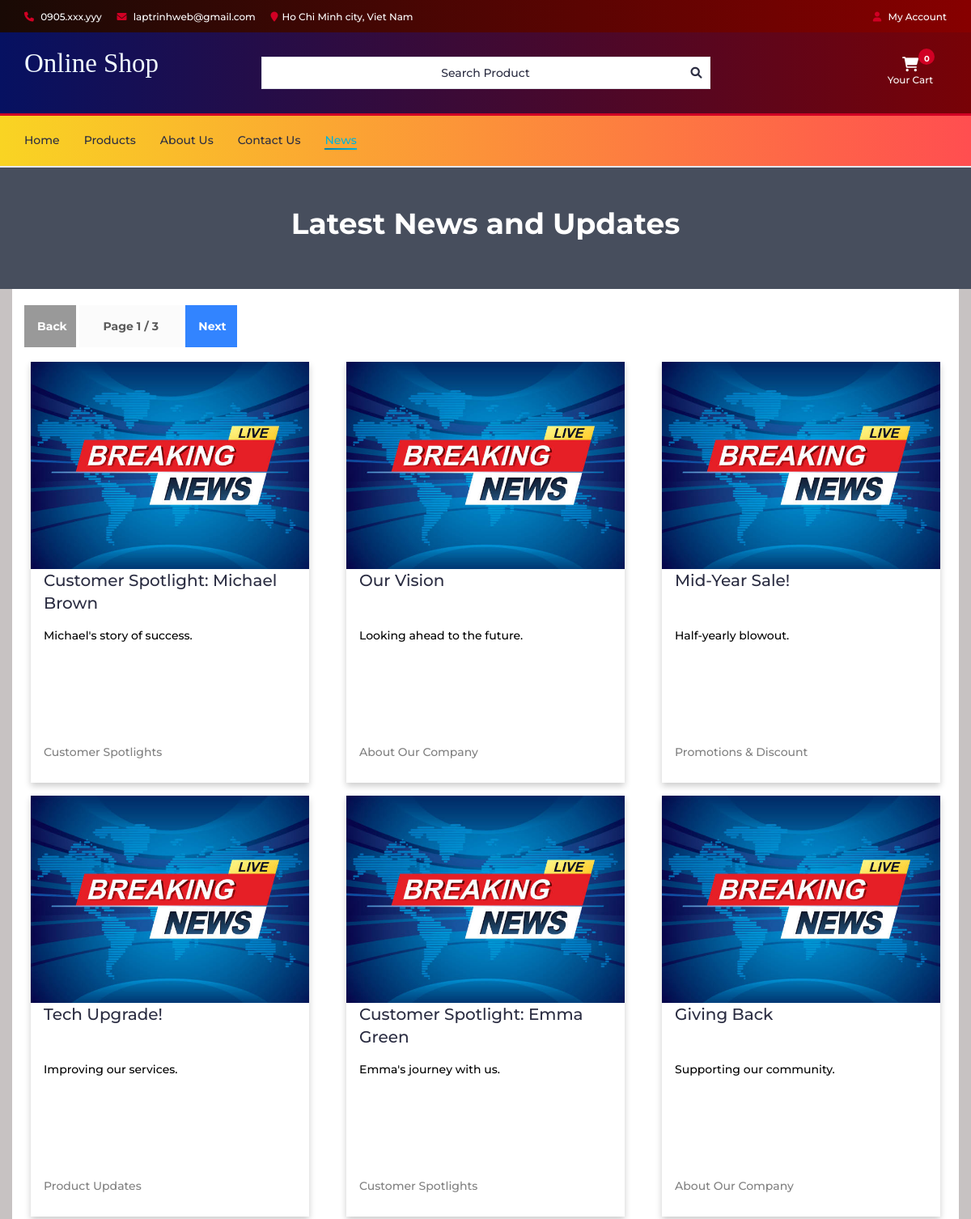
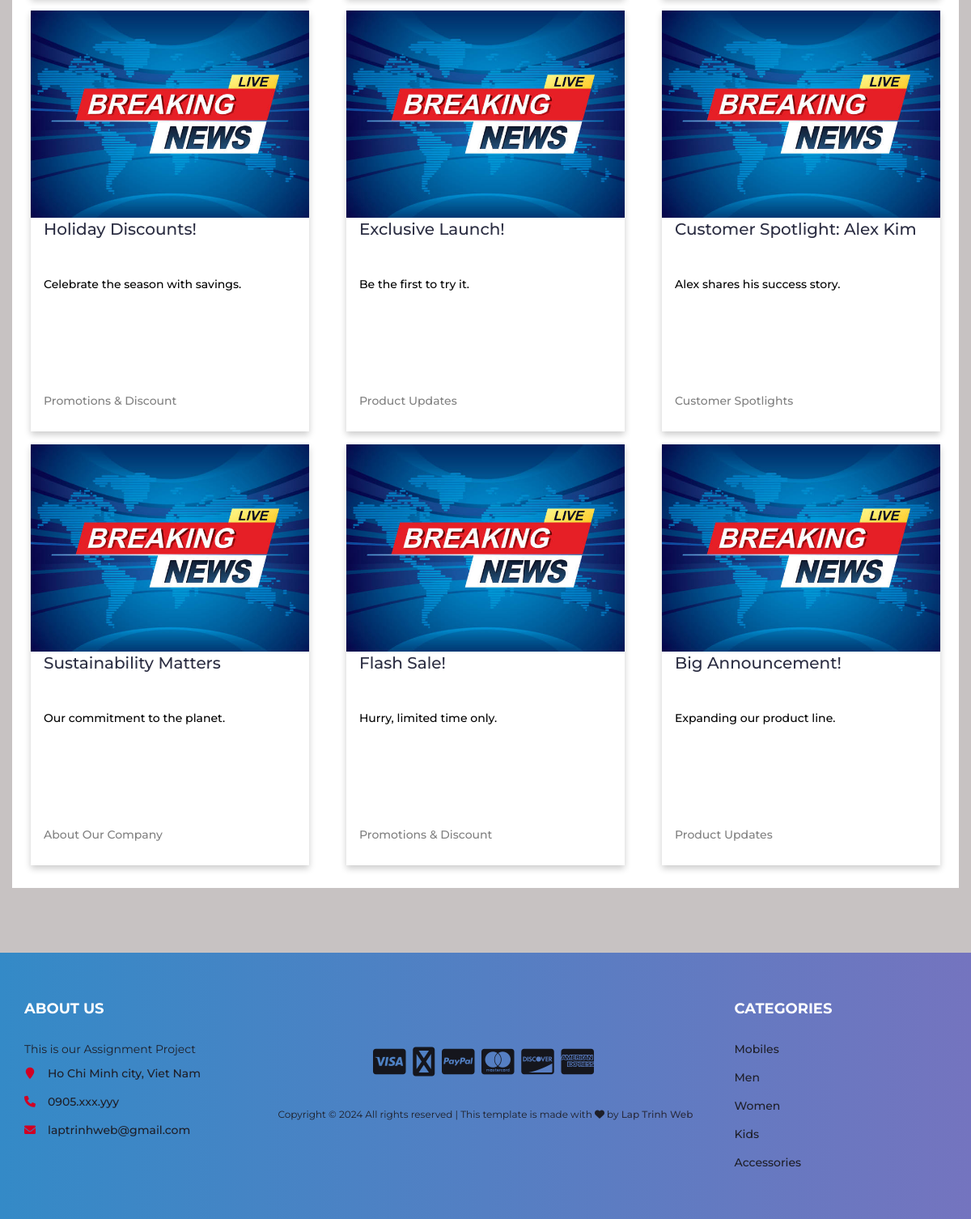
Page /news on the committed database (2 pictures, top to bottom).
### tables this page shows
CREATE TABLE about_info (
    about_id INT AUTO_INCREMENT primary KEY,
    phone_num TEXT,
    email TEXT,
    location TEXT
);

CREATE TABLE `news` (
    `id` int(11) NOT NULL,
    `title` varchar(255) DEFAULT NULL,
    `subtitle` varchar(255) DEFAULT NULL,
    `content` varchar(8191) DEFAULT NULL,
    `img` varchar(255) DEFAULT NULL,
    `category` varchar(63) NOT NULL,
    `uploaddate` date NOT NULL
);

### controllers/newsController.php (called while the page is built)
<?php
class NewsController {
    private $model;
    public function __construct()
    {
        require_once 'models/NewsModel.php';
        $this->model = new NewsModel();
    }
    public function index($N)
    {
        $npage = ceil($this->model->len() / 12);
        $start = max(0, ($N - 1) * 12);
        $end = min($N * 12, $this->model->len());
        $curpage = ceil($end / 12);
        $news = $this->model->getNewsData($start, $end - $start);
        include 'views/news.php';
    }
}
?>

### index.php (called while the page is built, shortened)
<?php
require_once("routes/index.php");
?>

### models/Model.php (called while the page is built, shortened)
<?php
    class Model {
        public function __construct()
        {
            include ROOT_PATH.'/config/db.php';
            $this->db = $con;
        }
    }
?>

### models/newsModel.php (called while the page is built, shortened)
<?php
require_once('Model.php');
class NewsModel extends Model {
    public function len()
    {
        $stmt = $this->db->prepare("SELECT * FROM `news`");
        $stmt->execute();
        $result = $stmt->get_result();
        return mysqli_num_rows($result);
    }
    public function getNewsData($start, $len)
    {
        $stmt = $this->db->prepare("SELECT * FROM news ORDER BY id desc LIMIT $len OFFSET $start");
        $stmt->execute();
        $result = $stmt->get_result();
        $news_data = $result->fetch_all(MYSQLI_ASSOC);
        return $news_data;
    }
}
?>

### views/news.php (the view, shortened to what this page needs)
<?php include ROOT_PATH . "/views/layouts/header.php"; ?>
<link type="text/css" rel="stylesheet" href="public/css/news.css" />
<link type="text/css" rel="stylesheet" href="public/css/aboutUs.css" />
<div class="bigwrapper">
    <div class="about-section">
        <h1 class="about-us-title">Latest News and Updates</h1>
    </div>
    <div class="container about-content">
        <section class="row" id="news-list">
            <?php if (!isset($news) || empty($news)): ?>
                <div class='col-sm-12'>
                    <div class="alert alert-danger m-auto text-center w-100" role="alert">
                        Sorry... Our store currently has no news available
                    </div>
                </div>
            <?php else: ?>
                <div class="col-md-12">
                    <br>
                    <button id="back-btn" onclick="setSessionCookie(<?php echo ($curpage - 1); ?>)"
                        class="btn-back-and-forth">Back</button>
                    <button class="page-num" disabled="true">Page <?php echo $curpage ?> / <?php echo $npage ?></button>
                    <button id="forth-btn" onclick="setSessionCookie(<?php echo ($curpage + 1); ?>)"
                        class="btn-back-and-forth">Next</button>
                    <br>
                </div>
                <?php foreach ($news as $dummy):
                    $news_id = $dummy['id'];
                    $news_title = $dummy['title'];
                    $news_subtitle = $dummy['subtitle'];
                    $news_image = $dummy['img'];
                    $news_category = $dummy['category'];
                    ?>
                    <a href="#" onclick="<?php echo ("showNews($news_id);"); ?>">
                        <div class="col-md-4">
                            <div class="card">
                                <img src="public/img/<?php echo $news_image ?>" alt="News Image"
                                    style="width:100%; height:32vh;">
                                <div class="wrapper">
                                    <div class="news-title">
                                        <p><?php echo $news_title ?></p>
                                    </div>
                                    <div class="news-subtitle">
                                        <p><?php echo $news_subtitle ?></p>
                                    </div>
                                    <div class="news-category">
                                        <p><?php echo $news_category ?></p>
                                    </div>
                                </div>
                            </div>
                        </div>
                    </a>
                <?php endforeach; ?>
            <?php endif; ?>
            <div class="col-md-12">
                <br>
            </div>
        </section>
    </div>
</div>
<?php include ROOT_PATH . "/views/layouts/footer.php"; ?>
</body>
</html>

### views/layouts/header.php (shortened to what this page needs)
<!DOCTYPE html>
<html lang="en">
<head>
    <link type="text/css" rel="stylesheet" href="public/css/bootstrap.min.css" />
    <link rel="stylesheet" type="text/css" href="https://cdn.jsdelivr.net/npm/slick-carousel@1.8.1/slick/slick.css" />
    <link type="text/css" rel="stylesheet" href="public/css/nouislider.min.css" />
    <link rel="stylesheet" href="public/css/font-awesome.min.css">
    <link type="text/css" rel="stylesheet" href="public/css/style.css" />
    <link type="text/css" rel="stylesheet" href="public/css/accountbtn.css" />
    <link href="https://cdnjs.cloudflare.com/ajax/libs/font-awesome/6.0.0-beta3/css/all.min.css" rel="stylesheet">
    <link rel="stylesheet" href="https://cdnjs.cloudflare.com/ajax/libs/noUiSlider/15.6.1/nouislider.min.css">
</head>
<body>
    <?php
    $con = new mysqli('localhost', 'root', '', 'onlineshop');
    $stmt = $con->prepare("SELECT * FROM about_info");
    $stmt->execute();
    $result = $stmt->get_result();
    $about = $result->fetch_assoc();
    ?>
    <header>
        <div id="top-header">
            <div class="container">
                <ul class="header-links pull-left">
                    <li><a href="#"><i class="fa fa-phone"></i> <?php echo $about['phone_num'] ?></a></li>
                    <li><a href="#"><i class="fa fa-envelope-o"></i> <?php echo $about['email'] ?></a></li>
                    <li><a href="#"><i class="fa fa-map-marker"></i><?php echo $about['location'] ?></a></li>
                </ul>
                <ul class="header-links pull-right">
                    <li><?php
                    include_once ROOT_PATH . "/config/db.php";
                    if (isset($_COOKIE["uid"]) || isset($_SESSION["uid"])) {
                        if (!isset($_SESSION["uid"])) {
                            $_SESSION["uid"] = $_COOKIE["uid"];
                            $_SESSION["name"] = $_COOKIE["name"];
                        }
                        $sql = "SELECT first_name FROM user_info WHERE user_id='$_SESSION[uid]'";
                        $query = mysqli_query($con, $sql);
                        $row = mysqli_fetch_array($query);
                        echo '
                               <div class="dropdownn">
                                  <a href="#" class="dropdownn" data-toggle="modal" data-target="#myModal" ><i class="fa fa-user-o"></i> HI ' . $row["first_name"] . '</a>
                                  <div class="dropdownn-content">
                                    <a href="/user_info" ><i class="fa fa-user-circle" aria-hidden="true" ></i>My Profile</a>
                                    <a href="/orders" ><i class="fa-solid fa-bag-shopping" aria-hidden="true" ></i>My Orders</a>
                                    <form method="post"  class="inline dropdown">
                                        <input type="hidden" name="logout" value="logout">
                                        <button type="submit" name="submit_param" value="submit_value" class="link-button">
                                            <i class="fa fa-sign-in" aria-hidden="true"></i>Log out
                                         </button>
                                    </form>
                                  </div>
                                </div>';
                    } else {
                        echo '
                                <div class="dropdownn">
                                  <a href="#" class="dropdownn" data-toggle="modal" data-target="#myModal" ><i class="fa fa-user-o"></i> My Account</a>
								  <div class="dropdownn-content">
								  	<a href="admin/login" ><i class="fa fa-user" aria-hidden="true" ></i>Admin</a>
                                   <a href="/login" ><i class="fa fa-sign-in" aria-hidden="true" ></i>Login</a>
                                    <a href="/register" ><i class="fa fa-user-plus" aria-hidden="true"></i>Register</a>
                                  </div>
                                </div>';
                    }
                    ?>
                    </li>
                </ul>
            </div>
        </div>
        <div id="header">
            <div class="container">
                <div class="row">
                    <div class="col-md-3">
                        <div class="header-logo">
                            <a href="/" class="logo">
                                <font style="font-style:normal; font-size: 33px;color: aliceblue;font-family: serif">
                                    Online Shop
                                </font>
                            </a>
                        </div>
                    </div>
                    <div class="col-md-6">
                        <div class="header-search" style="display: flex; position: relative">
                            <a class="input" id="search" href="store"
                                style="cursor:pointer ;display: flex; justify-content: center; align-items: center;"
                                type="text" placeholder="">
                                Search Product
                                <i class="fa fa-magnifying-glass"
                                    style="position: absolute; right: 10px; top: 50%; transform: translateY(-50%)"></i>
                            </a>
                        </div>
                    </div>
                    <div class="col-md-3 clearfix">
                        <div class="header-ctn">
                            <?php include 'cart_popup.php' ?>
                        </div>
                    </div>
                </div>
            </div>
        </div>
    </header>
    <nav id='navigation'>
        <div class="container" id="get_category_home">
            <?php
            $current_page = $_SERVER['REQUEST_URI'];
            echo "
				<div id='responsive-nav'>
					<ul class='main-nav nav navbar-nav'>
						<li class='" . ($current_page == '/' ? 'active' : '') . "'><a href='/'>Home</a></li>
						<li class='" . ($current_page == '/store' ? 'active' : '') . "'><a href='/store '>Products</a></li>
						<li class='" . ($current_page == '/about_us' ? 'active' : '') . "'><a href='/about_us'>About Us</a></li>
						<li class='" . ($current_page == '/contact_us' ? 'active' : '') . "'><a href='/contact_us'>Contact Us</a></li>
						<li class='" . ($current_page == '/news' ? 'active' : '') . "'><a href='/news'>News</a></li>
					</ul>
				</div>
                "
                ?>
        </div>
    </nav>

### views/layouts/footer.php (shortened to what this page needs)
<footer id="footer">
    <div class="section">
        <div class="container">
            <div class="row">
                <div class="col-md-3 col-xs-6">
                    <div class="footer">
                        <h3 class="footer-title">About Us</h3>
                        <p>This is our Assignment Project</p>
                        <ul class="footer-links">
                            <li><a href="/about_us"><i class="fa fa-map-marker"></i><?php echo $about['location'] ?></a>
                            </li>
                            <li><a href="/about_us"><i class="fa fa-phone"></i><?php echo $about['phone_num'] ?></a>
                            </li>
                            <li><a href="contact_us"><i class="fa fa-envelope-o"></i><?php echo $about['email'] ?></a>
                            </li>
                        </ul>
                    </div>
                </div>
                <div class="col-md-6 text-center" style="margin-top:80px;">
                    <ul class="footer-payments">
                        <li><a href="#"><i class="fa-brands fa-cc-visa"></i></a></li>
                        <li><a href="#"><i class="fa-brands fa-credit-card"></i></a></li>
                        <li><a href="#"><i class="fa-brands fa-cc-paypal"></i></a></li>
                        <li><a href="#"><i class="fa-brands fa-cc-mastercard"></i></a></li>
                        <li><a href="#"><i class="fa-brands fa-cc-discover"></i></a></li>
                        <li><a href="#"><i class="fa-brands fa-cc-amex"></i></a></li>
                    </ul>
                    <span class="copyright">
                        Copyright &copy;
                        <script>document.write(new Date().getFullYear());</script> All rights reserved | This template
                        is made with <i class="fa fa-heart-o" aria-hidden="true"></i> by <a href="/about_us"
                            target="_blank">Lap
                            Trinh Web</a>
                    </span>
                </div>
                <div class="col-md-3 col-xs-6">
                    <div class="footer">
                        <h3 class="footer-title">Categories</h3>
                        <ul class="footer-links">
                            <li><a href="/store?action=view_category&cid=1">Mobiles</a></li>
                            <li><a href="/store?action=view_category&cid=3">Men</a></li>
                            <li><a href="/store?action=view_category&cid=2">Women</a></li>
                            <li><a href="/store?action=view_category&cid=4">Kids</a></li>
                            <li><a href="/store?action=view_category&cid=6">Accessories</a></li>
                        </ul>
                    </div>
                </div>
            </div>
        </div>
    </div>
</footer>

### rows in the picture
about_info: phone_num "0905.xxx.yyy", email "laptrinhweb@gmail.com", location "Ho Chi Minh city, Viet Nam"
news: img (picture), title "Customer Spotlight: Michael Brown", subtitle "Michael's story of success.", category "Customer Spotlights"
news: img (picture), title "Our Vision", subtitle "Looking ahead to the future.", category "About Our Company"
news: img (picture), title "Mid-Year Sale!", subtitle "Half-yearly blowout.", category "Promotions & Discount"
news: img (picture), title "Tech Upgrade!", subtitle "Improving our services.", category "Product Updates"
news: img (picture), title "Customer Spotlight: Emma Green", subtitle "Emma's journey with us.", category "Customer Spotlights"
news: img (picture), title "Giving Back", subtitle "Supporting our community.", category "About Our Company"
news: img (picture), title "Holiday Discounts!", subtitle "Celebrate the season with savings.", category "Promotions & Discount"
news: img (picture), title "Exclusive Launch!", subtitle "Be the first to try it.", category "Product Updates"
news: img (picture), title "Customer Spotlight: Alex Kim", subtitle "Alex shares his success story.", category "Customer Spotlights"
news: img (picture), title "Sustainability Matters", subtitle "Our commitment to the planet.", category "About Our Company"
news: img (picture), title "Flash Sale!", subtitle "Hurry, limited time only.", category "Promotions & Discount"
news: img (picture), title "Big Announcement!", subtitle "Expanding our product line.", category "Product Updates"

### other values in the picture
count($cart_items ?? []) "0"
$curpage "1"
$npage "3"
